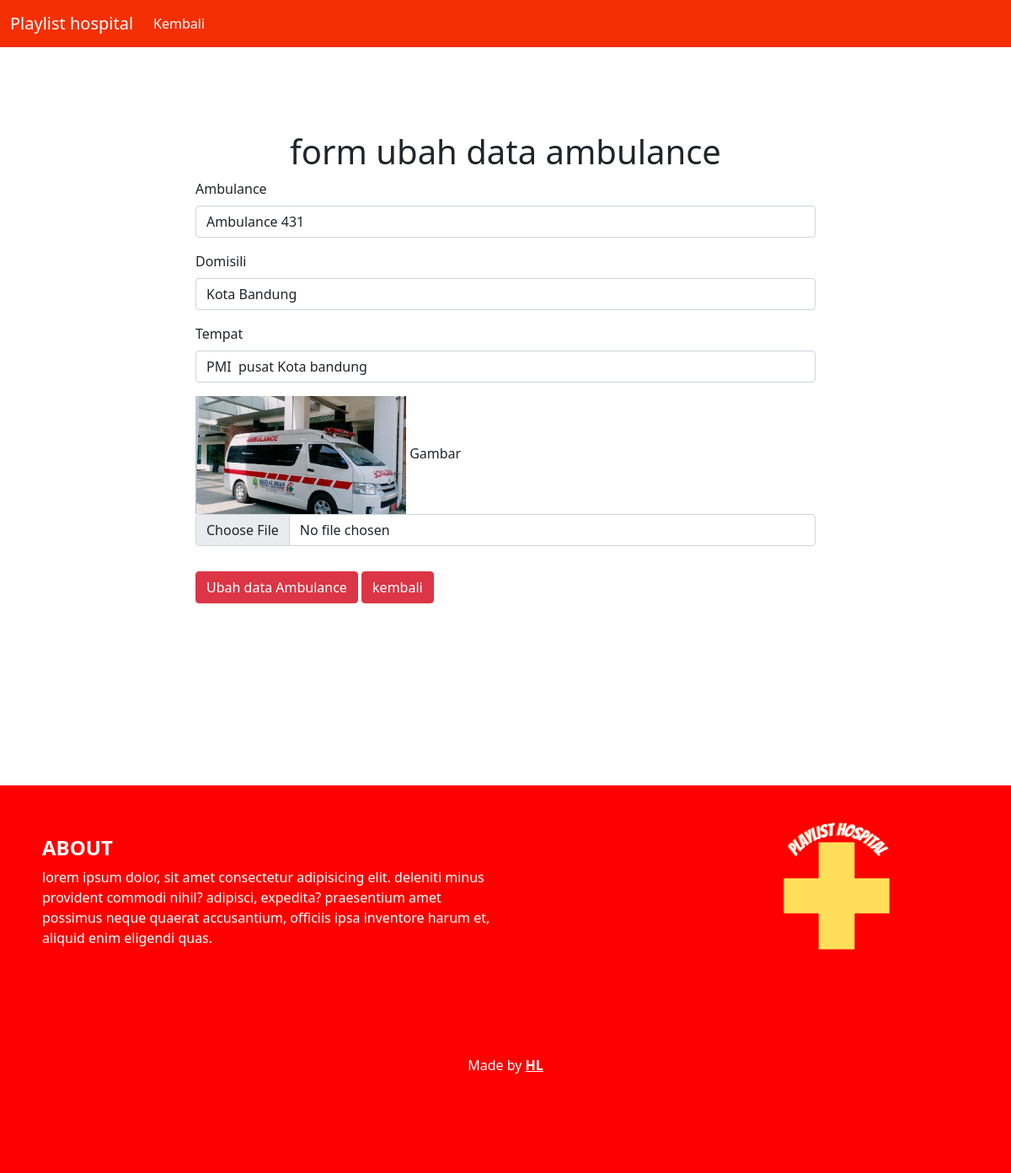
Page /ubah.php?id=8 (signed in) on the committed database.
### tables this page shows
CREATE TABLE `hospital_info` (
  `id` int(11) NOT NULL,
  `Gambar` varchar(255) NOT NULL,
  `Ambulance` varchar(255) NOT NULL,
  `Domisili` varchar(255) NOT NULL,
  `Tempat` varchar(255) NOT NULL
);

### functions.php (called while the page is built, shortened)
<?php
function koneksi() {
    $con = mysqli_connect("localhost","root","","pw2022_a_213040028") or die("koneksi gagal");
    return $con;
}
function query($query) {
    $con = koneksi();
    $result = mysqli_query($con, $query) or die (mysqli_error($con));
    $rows =[];
    while($row = mysqli_fetch_assoc($result)) {
        $rows[] = $row;
    }
    return $rows;
}
?>

### ubah.php (the view, shortened to what this page needs)
<?php
require "functions.php";
$id = $_GET["id"];
$hl = query("SELECT * FROM hospital_info WHERE id = $id")[0];
?>
<!doctype html>
<html lang="en">
  <head>
    <link rel="stylesheet" href="style3.css">
    <link href="https://cdn.jsdelivr.net/npm/bootstrap@5.1.3/dist/css/bootstrap.min.css" rel="stylesheet">
  </head>
  <body>
  <nav class="navbar navbar-expand-lg navbar-dark" style="background-color: #F52F04;">
  <div class="container-fluid">
    <a class="navbar-brand" href="#">Playlist hospital</a>
    <div class="collapse navbar-collapse" id="navbarSupportedContent">
      <ul class="navbar-nav me-auto mb-2 mb-lg-0">
        <li class="nav-item">
          <a class="nav-link active" aria-current="page" href="index.php">Kembali</a>
        </li>
      </ul>
    </div>
  </div>
</nav>
    <div class="container" style="padding-top: 100px; padding-bottom: 200px;">
        <h1 style="text-align: center;">form ubah data ambulance </h1>
<div class="row justify-content-center" mt-3 >
    <div class="col-8">
<form action="" method="post" autocomplete="off" enctype="multipart/form-data" >
  <div class="mb-3">
    <label for="Ambulance" class="form-label">Ambulance</label>
    <input type="text" class="form-control" id="Ambulance" name="Ambulance" value= "<?= $hl["Ambulance"]?>" required >
  </div>
  <div class="mb-3">
    <label for="Domisili" class="form-label">Domisili</label>
    <input type="text" class="form-control" id="Domisili" name="Domisili" value="<?= $hl["Domisili"]?>" required>
  </div>
  <div class="mb-3">
    <label for="Tempat" class="form-label">Tempat</label>
    <input type="text" class="form-control" id="Tempat" name="Tempat" value="<?= $hl["Tempat"]?>" required >
  </div>
  <div class="mb-3">
      <img src="img/<?= $hl['Gambar']; ?>" width="250px">
    <label for="Images" class="form-label">Gambar</label>
    <input type="file" class="form-control" id="Gambar" name="Gambar" value="<?= $hl["Gambar"]?>" required >
    <button type="submit" class="btn btn-danger" name="ubah" style="margin-top: 30px;">Ubah data Ambulance </button>
    <a href="index.php" class ="btn btn-danger" style="margin-top: 30px;">kembali
        </a>
  </div>
</form>
</div>
</div>
</div>
<div class="container-fluid" style="background-color:#ff0000 ; color: #ffff;" >
        <div class="row">
          <div class="col-md-6" style="padding-left: 50px; padding-top: 60px;">
            <h4 class="text-uppercase fw-bold">About</h4>
            <p class="text-lowercase">Lorem ipsum dolor, sit amet consectetur adipisicing elit.
              Deleniti minus provident commodi nihil? Adipisci, expedita? Praesentium amet possimus neque quaerat accusantium, officiis ipsa inventore harum et, aliquid enim eligendi quas.</p>
          </div>
          <div class="col-md-6 text-center" style="padding-left: 200px; padding-top: 20px;">
           <img src="img/Playlist Hospital (2) (1).png" alt="">
          </div>
        </div>
        <footer class="text-center" style="padding: 100px">
          <p>Made by <u class="fw-bold" href=" ">HL</u></p>
        </footer>
      </div>
  </body>
</html>

### rows in the picture
hospital_info: Ambulance "Ambulance 431", Domisili "Kota Bandung", Tempat "PMI pusat Kota bandung", Gambar (picture)
